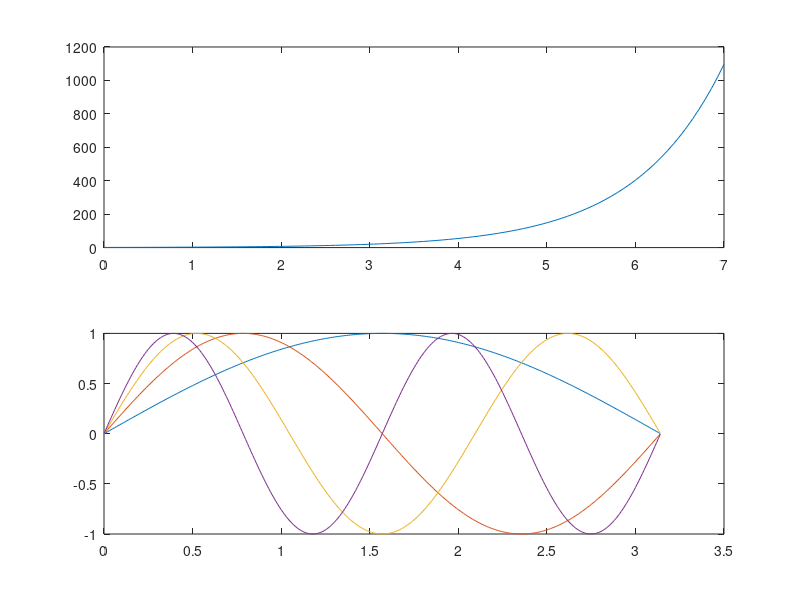
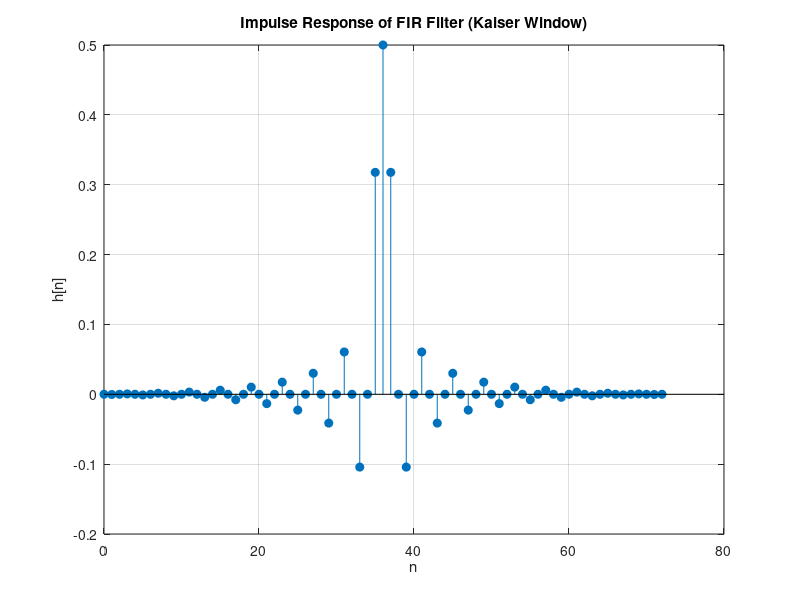
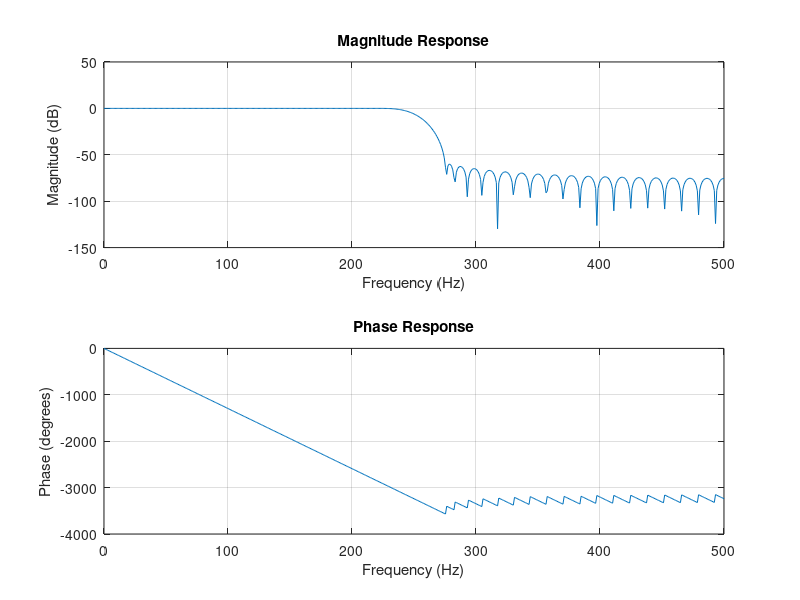
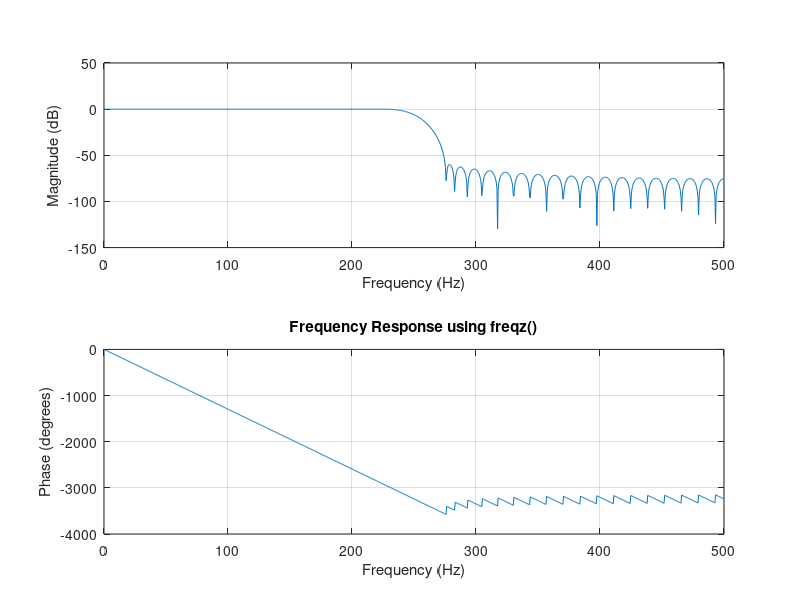

Write MATLAB code to recreate these figures, in order.
%% ======================
%   BASIC COMMANDS & SPECIAL CHARACTERS
%% ======================
clear all
close all
clc

x = 1:2:9;              % semicolon (;) suppresses output → x = [1 3 5 7 9]

x = 1:2:9; y = 2:10;    % two statements on same line (semicolon used)

x = [1 3 5 ...          % ellipsis (...) continues statement to next line
     7 9];              % x = [1 3 5 7 9]

x = [1:2:9];            % colon (:) creates range → x = [1 3 5 7 9]

x = [1:2:9]';           % apostrophe (') transpose → column vector [1;3;5;7;9]

x = [1:2:9], y = [1:9]  % comma (,) separates commands → two outputs shown

x = 3:3:9;              % x = [3 6 9]
y = x.^2;               % dot (.) operator → element-wise square: [9 36 81]
y = 3*ones(3,1)';       % row vector [3 3 3]
z = x./y;               % element-wise division

%% ======================
%   SIMPLE EXPRESSION
%% ======================
clear all; 
a = 5^2;                % a = 25
b = 3*pi;               % b = 3π
y = exp(a/b);           % exponential
disp(y)                 % display result

%% ======================
%   HELP COMMANDS
%% ======================
help abs                % open MATLAB help for abs()
help cos                % check cos function documentation

%% ======================
%   EXERCISE 1
%% ======================
y = 3*log(sinh(exp(54/6*pi)));  % compute given expression

%% ======================
%   BUILT-IN FUNCTIONS
%% ======================
a = abs(-5)         % absolute value → 5
b = cos(pi/3)       % cosine → 0.5
c = sin(pi/2)       % sine → 1
d = exp(1)          % exponential e^1
e = log(10)         % natural logarithm
f = real(3+4i)      % real part of complex number → 3
g = sqrt(16)        % square root → 4
h = floor(3.9)      % greatest integer ≤ 3.9 → 3
i = ceil(3.1)       % smallest integer ≥ 3.1 → 4

%% ======================
%   MATRICES
%% ======================
A = [1 2 3; 4 5 6; 7 6 3];   % 3x3 matrix
A(1,3)                       % element at row 1 col 3
Z = zeros(2,3);              % 2x3 zero matrix
O = ones(2,3);               % 2x3 ones matrix
I = eye(3);                  % 3x3 identity matrix
A = 0:0.3:3;                 % vector from 0 to 3 with step 0.3
help size; help prod; help length

% EXERCISE 2
A = [1 2 3; 4 5 6; 7 6 54; 65 23 45];
B = 7:1:13.5;
size(A), length(A)           % size and length of A
size(B), length(B)           % size and length of B
A(1:2,2:3)                   % submatrix rows 1-2, cols 2-3
A([1 2],[2 3])               % another submatrix selection
A(1,1) = sin(5);             % assign new value to element

%% ======================
%   MATRIX OPERATIONS
%% ======================
x = 3:3:9;                   % [3 6 9]
y = 3*ones(3,1)';            % [3 3 3]
z = x./y;                    % element-wise division

% EXERCISE 3
A = [2 3; 4 5];
B = [3 4; 6 7];
A+B                          % addition
A*B                          % matrix multiplication
A.*B                         % element-wise multiplication
A/B                          % right matrix division
A\B                          % left matrix division
A.^2                         % element-wise power
A./B                         % element-wise division

%% ======================
%   GRAPHICS
%% ======================
x = 0:0.1:pi; 
y = cos(x);
plot(y);                     % simple plot
plot(x,cos(x),'r');          % red cosine curve
plot(x,y,x,y.^2);            % multiple plots in same figure

% Example with hold
x = 0:0.1:pi; 
y = cos(x);
plot(y); 
hold on; 
plot(x,cos(x),'r');

% Subplot example
x = linspace(0,7); 
y = exp(x);
subplot(2,1,1), plot(x,y);
subplot(2,1,2), semilogy(x,y);

% Bar graph
x = magic(3); 
bar(x); grid on;

% EXERCISE 4: Multiple sin curves
x = 0:0.01:pi;
y1 = sin(x); y2 = sin(2*x); y3 = sin(3*x); y4 = sin(4*x);
plot(x,y1,x,y2,x,y3,x,y4);

%% ======================
%   LOOPS & CONDITIONALS
%% ======================

% Example 6: IF
x = -3;
if x > 0
    a = 10;
elseif x < 0
    a = 11;
elseif x == 0
    a = 12;
else
    a = 14;
end
a

% Example 7: WHILE
x = -10;
while x < 0
    x = x + 1;
end
x

% Example 8: FOR
x = 0;
for i = 1:10
    x = x + 1;
end
x

% Example 9: BREAK
x = -10;
while x < 0
    x = x + 2;
    if x == -2
        break;
    end
end
x

%% ======================
%   USER-DEFINED FUNCTION
%% ======================
% File: cal_pow.m
% function y = cal_pow(x)
%     y = 1 + x^2;
% end

% Main script
% clear all;
% x = 0:1:3;
% t = length(x);
% for i = 1:t
%     val(i) = cal_pow(x(i));
% end
% plot(x,val);

%% ======================
%   EXERCISE 5: VARIANCE
%% ======================
x = 1:1000;
sigma1 = var(x);             % variance using built-in
x = rand(1,1000);            
sigma2 = var(x);             % variance of random data

%% ======================
%   EXERCISE 6: MATRICES & SYSTEM OF EQUATIONS
%% ======================
A = [17 2 3 4; 
     5 6 7 8; 
     9 10 11 12; 
     13 14 15 16];

B = [2 3 4 5; 
     6 7 8 9; 
     10 11 12 13; 
     14 15 16 17];

C = [1 2 3; 
     4 5 6; 
     7 8 9];

y = [4 3 2 1]';              % column vector

AB = A*B; 
BA = B*A;                    % not commutative
% AC = A*C;                  % ERROR: dimension mismatch


% Solve system A*X = b

A = [17 2 3 4;
     5 6 7 8;
     9 10 11 12;
     13 14 15 16];

b = [4; 3; 2; 1];

X = A\b   % solve system A*X = b



% Kaiser Window Based FIR Low-pass Filter Design
% ==============================================
clear; clc; close all;

%% Step 1: Define Inputs
Fs = 1000;          % Sampling frequency (Hz)
Fc = 250;           % Cutoff frequency (Hz)
DeltaF = 50;        % Transition width (Hz)
delta = 0.001;      % Passband ripple
Lmax = 32;          % Series limit (for optional custom Bessel)

%% Step 2: Derived Parameters
fc = Fc/Fs;                     % Normalized cutoff frequency (0 to 0.5)
Dw = 2*pi*DeltaF/Fs;            % Normalized transition width (radians/sample)

A = -20*log10(delta);           % Stopband attenuation (dB)
N = floor((A-8)/(2.285*Dw)) + 1; % Kaiser window length
alpha = (N-1)/2;                 % For linear phase

% Kaiser window beta parameter
if A <= 21
    beta = 0;
elseif A > 21 && A <= 50
    beta = 0.5842*(A-21)^0.4 + 0.07886*(A-21);
else
    beta = 0.1102*(A-8.7);
end

%% Step 3: Kaiser Window using besseli
n = 0:N-1;
wn = besseli(0, beta*sqrt(1 - ((n-alpha)/alpha).^2)) / besseli(0, beta);

%% Step 4: Ideal Low-pass Filter Impulse Response
hd = zeros(1,N);
for i = 1:N
    if (n(i)-alpha)==0
        hd(i) = 2*fc; % sinc(0) = 1
    else
        hd(i) = sin(2*pi*fc*(n(i)-alpha)) / (pi*(n(i)-alpha));
    end
end

%% Step 5: FIR Coefficients
hFIR = hd .* wn;

%% Step 6: Plot Impulse Response
figure;
stem(n,hFIR,'filled'); grid on;
xlabel('n'); ylabel('h[n]');
title('Impulse Response of FIR Filter (Kaiser Window)');

%% Step 7: Frequency Response using FFT
NFFT = 1024;
H = fft(hFIR, NFFT);
faxis = (0:NFFT-1)/NFFT*Fs;

magdB = 20*log10(abs(H));
phaseDeg = unwrap(angle(H))*180/pi;

figure;
subplot(2,1,1);
plot(faxis(1:NFFT/2+1), magdB(1:NFFT/2+1)); grid on;
xlabel('Frequency (Hz)'); ylabel('Magnitude (dB)');
title('Magnitude Response');

subplot(2,1,2);
plot(faxis(1:NFFT/2+1), phaseDeg(1:NFFT/2+1)); grid on;
xlabel('Frequency (Hz)'); ylabel('Phase (degrees)');
title('Phase Response');

%% Step 8: Verification using freqz
figure;
freqz(hFIR, 1, 1024, Fs);
title('Frequency Response using freqz()');
